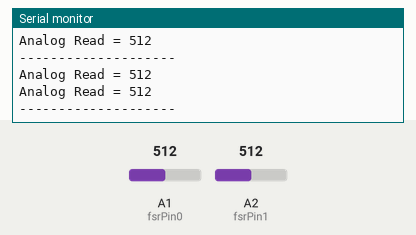
Simulated run of this sketch. Board: Arduino Uno, built with avr-gcc and run on an emulated ATmega328P. Shown: the last lines printed to the serial monitor. The test bench sets the inputs (shaded band); at power-on: A1 (fsrPin0) = 512, A2 (fsrPin1) = 512.

Above: at 1.8 s.
1.9 s: A1 (fsrPin0) set to 716
At 2.8 s:
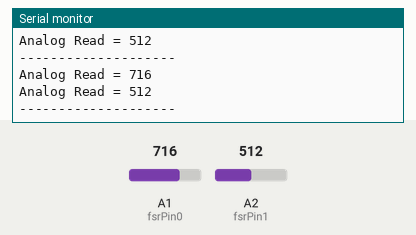
3.4 s: A2 (fsrPin1) set to 306
At 4.7 s:
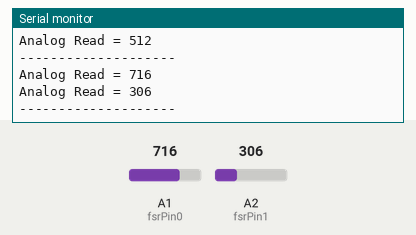
4.9 s: A1 (fsrPin0) set to 900
At 5.7 s:
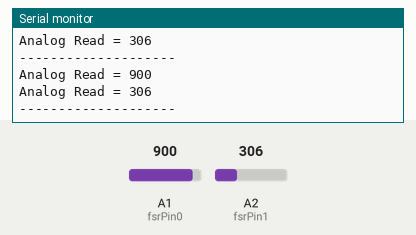
6.4 s: A2 (fsrPin1) set to 122
At 7.8 s:
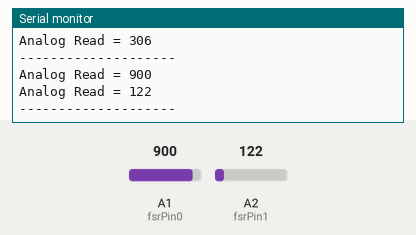
Timing chart, 0 to 8.9 s (numbered marks = the images above; inputs shaded):
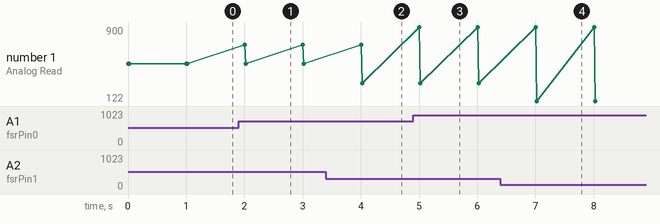

Measured:
- after the input at 1.9 s, the serial monitor: prints a new line after 0.10 s (image 1)
- after the input at 3.4 s, the serial monitor: prints a new line after 0.62 s (image 2)
- after the input at 4.9 s, the serial monitor: prints a new line after 0.11 s (image 3)
- after the input at 6.4 s, the serial monitor: prints a new line after 0.63 s (image 4)
- plotted number 1: 512 → 306 after the input at 3.4 s, 306 → 122 after the input at 6.4 s

The sketch:

arduinoSoftware.ino
```cpp
int fsrPin0 = 1;     //FRONT SENSOR
int fsrPin1 = 2;     //BACK SENSOR
//int fsrPin2 = 3;
int fsrVoltage0;
int fsrVoltage1;
//int fsrVoltage2;
int fsrReading0;
int fsrReading1;
//int fsrReading2;
int pressure0;
int pressure1;
//int pressure2;

void setup(void) {
  Serial.begin(9600);
}

void loop(void) {
  fsrReading0 = analogRead(fsrPin0);
  Serial.print("Analog Read = ");
  Serial.println(fsrReading0);
/*  fsrVoltage0 = map(fsrReading0, 0, 1023, 0, 5000);
  pressure0 = (725,04*log(pressure0) - 2345,9)/1000;
  Serial.print("Voltage1 in mV= ");
  Serial.println(fsrVoltage0);
  Serial.print("Pressure applied in Kg= ");
   Serial.println(pressure0);
*/

  fsrReading1 = analogRead(fsrPin1);
  Serial.print("Analog Read = ");
  Serial.println(fsrReading1);
 /* fsrVoltage1 = map(fsrReading1, 0, 1023, 0, 5000);
  pressure1 = (597,85*log(fsrVoltage0) - 1527,9)/1000;
  Serial.print("Voltage2 in mV= ");
  Serial.println(fsrVoltage1);
  Serial.print("Pressure applied in Kg= ");
   Serial.println(pressure1);
 */

 /* fsrReading2 = analogRead(fsrPin2);
  fsrVoltage2 = map(fsrReading2, 0, 1023, 0, 5000);
  pressure2 = (597,85*log(fsrVoltage0) - 1527,9)/1000;
  Serial.print("Voltage3 in mV= ");
  Serial.println(fsrVoltage2);
   Serial.print("Pressure applied in Kg= ");
   Serial.println(pressure2);
   */

  Serial.println("--------------------");
  delay(1000);
}
```
